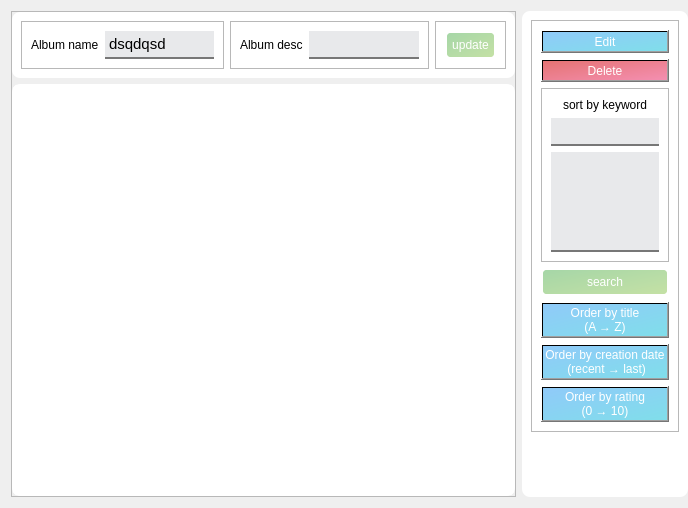
<?xml version="1.0" encoding="UTF-8"?>
<ui version="4.0">
 <class>PhotoCollection</class>
 <widget class="QWidget" name="PhotoCollection">
  <property name="geometry">
   <rect>
    <x>0</x>
    <y>0</y>
    <width>688</width>
    <height>508</height>
   </rect>
  </property>
  <property name="windowTitle">
   <string>Form</string>
  </property>
  <property name="styleSheet">
   <string notr="true">#button_edit_2{
	color: #fff;
	background: qlineargradient(x1: 0, y1: 0, x2: 1, y2: 1, stop: 0 #90CAF9, stop: 1 #80DEEA);
}

#button_delete_2 {
	color: #fff;
	background: qlineargradient(x1: 0, y1: 0, x2: 1, y2: 1, stop: 0 #E57373, stop: 1 #F48FB1);
}

#frame_header {
	background: #fff;
	border-radius: 8px;
}

#frame_menu {
	background: #fff;
	border-radius: 8px;
}

QTextEdit {
	background: #e8e9eb;
	border: none;
    border-bottom: 2px solid #777; 
}

QScrollArea {
	border: 5px solid white;
	border-radius: 8px;
	background: white;
}</string>
  </property>
  <layout class="QHBoxLayout" name="horizontalLayout" stretch="9,2">
   <property name="rightMargin">
    <number>0</number>
   </property>
   <item>
    <widget class="QFrame" name="frame">
     <property name="frameShape">
      <enum>QFrame::StyledPanel</enum>
     </property>
     <property name="frameShadow">
      <enum>QFrame::Raised</enum>
     </property>
     <layout class="QVBoxLayout" name="verticalLayout_3" stretch="1,9">
      <property name="leftMargin">
       <number>0</number>
      </property>
      <property name="topMargin">
       <number>0</number>
      </property>
      <property name="rightMargin">
       <number>0</number>
      </property>
      <property name="bottomMargin">
       <number>0</number>
      </property>
      <item>
       <widget class="QFrame" name="frame_header">
        <property name="frameShape">
         <enum>QFrame::StyledPanel</enum>
        </property>
        <property name="frameShadow">
         <enum>QFrame::Raised</enum>
        </property>
        <layout class="QHBoxLayout" name="horizontalLayout_2">
         <item alignment="Qt::AlignLeft">
          <widget class="QFrame" name="frame_3">
           <property name="frameShape">
            <enum>QFrame::StyledPanel</enum>
           </property>
           <property name="frameShadow">
            <enum>QFrame::Raised</enum>
           </property>
           <layout class="QHBoxLayout" name="horizontalLayout_3">
            <item>
             <widget class="QLabel" name="label">
              <property name="maximumSize">
               <size>
                <width>16777215</width>
                <height>40</height>
               </size>
              </property>
              <property name="text">
               <string>Album name</string>
              </property>
             </widget>
            </item>
            <item>
             <widget class="QTextEdit" name="textEditAlbumName">
              <property name="maximumSize">
               <size>
                <width>16777215</width>
                <height>28</height>
               </size>
              </property>
              <property name="cursor" stdset="0">
               <cursorShape>IBeamCursor</cursorShape>
              </property>
              <property name="focusPolicy">
               <enum>Qt::ClickFocus</enum>
              </property>
              <property name="inputMethodHints">
               <set>Qt::ImhMultiLine</set>
              </property>
              <property name="html">
               <string>&lt;!DOCTYPE HTML PUBLIC &quot;-//W3C//DTD HTML 4.0//EN&quot; &quot;http://www.w3.org/TR/REC-html40/strict.dtd&quot;&gt;
&lt;html&gt;&lt;head&gt;&lt;meta name=&quot;qrichtext&quot; content=&quot;1&quot; /&gt;&lt;meta charset=&quot;utf-8&quot; /&gt;&lt;style type=&quot;text/css&quot;&gt;
p, li { white-space: pre-wrap; }
hr { height: 1px; border-width: 0; }
li.unchecked::marker { content: &quot;\2610&quot;; }
li.checked::marker { content: &quot;\2612&quot;; }
&lt;/style&gt;&lt;/head&gt;&lt;body style=&quot; font-family:'Segoe UI'; font-size:9pt; font-weight:400; font-style:normal;&quot;&gt;
&lt;p style=&quot; margin-top:0px; margin-bottom:0px; margin-left:0px; margin-right:0px; -qt-block-indent:0; text-indent:0px;&quot;&gt;&lt;span style=&quot; font-family:'Ubuntu'; font-size:11pt;&quot;&gt;dsqdqsd&lt;/span&gt;&lt;/p&gt;&lt;/body&gt;&lt;/html&gt;</string>
              </property>
             </widget>
            </item>
           </layout>
          </widget>
         </item>
         <item alignment="Qt::AlignLeft">
          <widget class="QFrame" name="frame_4">
           <property name="frameShape">
            <enum>QFrame::StyledPanel</enum>
           </property>
           <property name="frameShadow">
            <enum>QFrame::Raised</enum>
           </property>
           <layout class="QHBoxLayout" name="horizontalLayout_4">
            <item>
             <widget class="QLabel" name="label_2">
              <property name="maximumSize">
               <size>
                <width>16777215</width>
                <height>40</height>
               </size>
              </property>
              <property name="text">
               <string>Album desc</string>
              </property>
             </widget>
            </item>
            <item>
             <widget class="QTextEdit" name="textEditAlbumDesc">
              <property name="maximumSize">
               <size>
                <width>16777215</width>
                <height>28</height>
               </size>
              </property>
              <property name="cursor" stdset="0">
               <cursorShape>IBeamCursor</cursorShape>
              </property>
              <property name="focusPolicy">
               <enum>Qt::ClickFocus</enum>
              </property>
             </widget>
            </item>
           </layout>
          </widget>
         </item>
         <item>
          <widget class="QFrame" name="frame_5">
           <property name="frameShape">
            <enum>QFrame::StyledPanel</enum>
           </property>
           <property name="frameShadow">
            <enum>QFrame::Raised</enum>
           </property>
           <layout class="QHBoxLayout" name="horizontalLayout_5">
            <item>
             <widget class="QPushButton" name="update_album_2">
              <property name="maximumSize">
               <size>
                <width>70</width>
                <height>40</height>
               </size>
              </property>
              <property name="cursor">
               <cursorShape>PointingHandCursor</cursorShape>
              </property>
              <property name="styleSheet">
               <string notr="true">QPushButton {
	background: qlineargradient(x1: 0, y1: 0, x2: 1, y2: 1, stop: 0 #A5D6A7, stop: 1 #C5E1A5);
	color: #fff;
    border: 2px solid white;
    border-radius: 5px;
    padding: 5px;
}

QPushButton:hover {
	border: 4px solid #fff;
}</string>
              </property>
              <property name="text">
               <string>update</string>
              </property>
             </widget>
            </item>
           </layout>
          </widget>
         </item>
        </layout>
       </widget>
      </item>
      <item>
       <widget class="QScrollArea" name="scrollArea">
        <property name="minimumSize">
         <size>
          <width>100</width>
          <height>100</height>
         </size>
        </property>
        <property name="styleSheet">
         <string notr="true">* {
	background : white;
}</string>
        </property>
        <property name="widgetResizable">
         <bool>true</bool>
        </property>
        <widget class="QWidget" name="photo_collection_grid">
         <property name="geometry">
          <rect>
           <x>0</x>
           <y>0</y>
           <width>497</width>
           <height>404</height>
          </rect>
         </property>
         <property name="sizePolicy">
          <sizepolicy hsizetype="Preferred" vsizetype="Expanding">
           <horstretch>0</horstretch>
           <verstretch>0</verstretch>
          </sizepolicy>
         </property>
         <property name="styleSheet">
          <string notr="true">QPushButton:focus {
	outline: none; 
	background: #D8D8D8;
	border: 2px solid #AEAEAE;
}

QPushButton:hover {
	outline: none; 
	background: #CFCFCF;
	border: 2px solid #AEAEAE;
}

QPushButton {
	outline: none; 
	background: #eee;
	border: 4px solid #eee;
}


</string>
         </property>
         <layout class="QGridLayout" name="gridLayout">
          <property name="sizeConstraint">
           <enum>QLayout::SetMaximumSize</enum>
          </property>
         </layout>
        </widget>
       </widget>
      </item>
     </layout>
    </widget>
   </item>
   <item>
    <widget class="QFrame" name="frame_menu">
     <property name="frameShape">
      <enum>QFrame::StyledPanel</enum>
     </property>
     <property name="frameShadow">
      <enum>QFrame::Raised</enum>
     </property>
     <layout class="QVBoxLayout" name="verticalLayout">
      <item alignment="Qt::AlignTop">
       <widget class="QFrame" name="frame_2">
        <property name="frameShape">
         <enum>QFrame::StyledPanel</enum>
        </property>
        <property name="frameShadow">
         <enum>QFrame::Raised</enum>
        </property>
        <layout class="QVBoxLayout" name="verticalLayout_2">
         <item>
          <widget class="QPushButton" name="button_edit_2">
           <property name="maximumSize">
            <size>
             <width>16777215</width>
             <height>40</height>
            </size>
           </property>
           <property name="cursor">
            <cursorShape>PointingHandCursor</cursorShape>
           </property>
           <property name="styleSheet">
            <string notr="true">QPushButton:hover {
	border: 4px solid #fff;
}</string>
           </property>
           <property name="text">
            <string>Edit</string>
           </property>
          </widget>
         </item>
         <item>
          <widget class="QPushButton" name="button_delete_2">
           <property name="maximumSize">
            <size>
             <width>16777215</width>
             <height>40</height>
            </size>
           </property>
           <property name="cursor">
            <cursorShape>PointingHandCursor</cursorShape>
           </property>
           <property name="styleSheet">
            <string notr="true">QPushButton:hover {
	border: 4px solid #fff;
}</string>
           </property>
           <property name="text">
            <string>Delete</string>
           </property>
          </widget>
         </item>
         <item>
          <widget class="QFrame" name="frame_6">
           <property name="frameShape">
            <enum>QFrame::StyledPanel</enum>
           </property>
           <property name="frameShadow">
            <enum>QFrame::Raised</enum>
           </property>
           <layout class="QVBoxLayout" name="verticalLayout_4">
            <item>
             <widget class="QLabel" name="label_3">
              <property name="text">
               <string>sort by keyword</string>
              </property>
              <property name="alignment">
               <set>Qt::AlignCenter</set>
              </property>
             </widget>
            </item>
            <item>
             <widget class="QTextEdit" name="EditTextsortByKeyword">
              <property name="maximumSize">
               <size>
                <width>16777215</width>
                <height>28</height>
               </size>
              </property>
              <property name="focusPolicy">
               <enum>Qt::ClickFocus</enum>
              </property>
             </widget>
            </item>
            <item>
             <widget class="QTextBrowser" name="textBrowserKeyword">
              <property name="maximumSize">
               <size>
                <width>16777215</width>
                <height>100</height>
               </size>
              </property>
             </widget>
            </item>
           </layout>
          </widget>
         </item>
         <item>
          <widget class="QPushButton" name="search_keyword_2">
           <property name="maximumSize">
            <size>
             <width>16777215</width>
             <height>40</height>
            </size>
           </property>
           <property name="cursor">
            <cursorShape>PointingHandCursor</cursorShape>
           </property>
           <property name="styleSheet">
            <string notr="true">QPushButton {
	background: qlineargradient(x1: 0, y1: 0, x2: 1, y2: 1, stop: 0 #A5D6A7, stop: 1 #C5E1A5);
	color: #fff;
    border: 2px solid white;
    border-radius: 5px;
    padding: 5px;
}

QPushButton:hover {
	border: 4px solid #fff;
}</string>
           </property>
           <property name="text">
            <string>search</string>
           </property>
          </widget>
         </item>
         <item>
          <widget class="QPushButton" name="pushButton_orderTitle">
           <property name="maximumSize">
            <size>
             <width>16777215</width>
             <height>45</height>
            </size>
           </property>
           <property name="font">
            <font>
             <pointsize>-1</pointsize>
            </font>
           </property>
           <property name="cursor">
            <cursorShape>PointingHandCursor</cursorShape>
           </property>
           <property name="styleSheet">
            <string notr="true">QPushButton {
	color: #fff;
	background: qlineargradient(x1: 0, y1: 0, x2: 1, y2: 1, stop: 0 #90CAF9, stop: 1 #80DEEA);	
	font-size: 12px;
}

QPushButton:hover {
	border: 4px solid #fff;
}</string>
           </property>
           <property name="text">
            <string>Order by title 
(A → Z)</string>
           </property>
          </widget>
         </item>
         <item>
          <widget class="QPushButton" name="pushButton_orderCreationDate">
           <property name="maximumSize">
            <size>
             <width>16777215</width>
             <height>45</height>
            </size>
           </property>
           <property name="font">
            <font>
             <pointsize>-1</pointsize>
            </font>
           </property>
           <property name="cursor">
            <cursorShape>PointingHandCursor</cursorShape>
           </property>
           <property name="styleSheet">
            <string notr="true">QPushButton {
	color: #fff;
	background: qlineargradient(x1: 0, y1: 0, x2: 1, y2: 1, stop: 0 #90CAF9, stop: 1 #80DEEA);
	font-size: 12px;
}

QPushButton:hover {
	border: 4px solid #fff;
}</string>
           </property>
           <property name="text">
            <string>Order by creation date
 (recent → last)</string>
           </property>
          </widget>
         </item>
         <item>
          <widget class="QPushButton" name="pushButton_orderRating">
           <property name="maximumSize">
            <size>
             <width>16777215</width>
             <height>45</height>
            </size>
           </property>
           <property name="font">
            <font>
             <pointsize>-1</pointsize>
            </font>
           </property>
           <property name="cursor">
            <cursorShape>PointingHandCursor</cursorShape>
           </property>
           <property name="styleSheet">
            <string notr="true">QPushButton {
	color: #fff;
	background: qlineargradient(x1: 0, y1: 0, x2: 1, y2: 1, stop: 0 #90CAF9, stop: 1 #80DEEA);
	font-size: 12px;
}

QPushButton:hover {
	border: 4px solid #fff;
}</string>
           </property>
           <property name="text">
            <string>Order by rating
(0 → 10)</string>
           </property>
          </widget>
         </item>
        </layout>
       </widget>
      </item>
     </layout>
    </widget>
   </item>
  </layout>
 </widget>
 <tabstops>
  <tabstop>button_edit_2</tabstop>
  <tabstop>button_delete_2</tabstop>
  <tabstop>search_keyword_2</tabstop>
  <tabstop>pushButton_orderTitle</tabstop>
  <tabstop>pushButton_orderCreationDate</tabstop>
  <tabstop>pushButton_orderRating</tabstop>
  <tabstop>update_album_2</tabstop>
  <tabstop>scrollArea</tabstop>
 </tabstops>
 <resources/>
 <connections/>
</ui>
